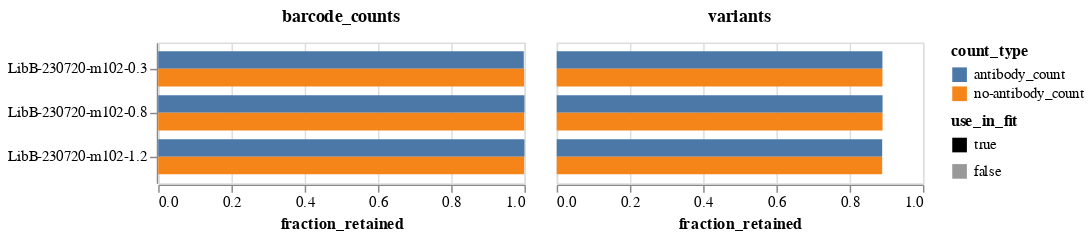

This figure's notebook cell:
### Markdown cell above
Plot the fraction of all barcode counts and the fraction of all variants that are retained.
We typically retain a higher fraction of barcode counts than variants, since the barcode counts are asymmetrically distributed toward some variants, which are more likely to be retained.

### Code cell
frac_retained = (
    prob_escape.melt(
        id_vars=["sample", "concentration", "use_in_fit", "retain", "barcode"],
        value_vars=["antibody_count", "no-antibody_count"],
        var_name="count_type",
        value_name="count",
    )
    .assign(retained_count=lambda x: x["count"] * x["retain"].astype(int))
    .groupby(["sample", "concentration", "use_in_fit", "count_type"], as_index=False)
    .aggregate(
        counts=pd.NamedAgg("count", "sum"),
        retained_counts=pd.NamedAgg("retained_count", "sum"),
        variants=pd.NamedAgg("barcode", "count"),
        retained_variants=pd.NamedAgg("retain", "sum"),
    )
    .assign(
        barcode_counts=lambda x: x["retained_counts"] / x["counts"],
        variants=lambda x: x["retained_variants"] / x["variants"],
    )
    .melt(
        id_vars=["sample", "concentration", "use_in_fit", "count_type"],
        value_vars=["variants", "barcode_counts"],
        var_name="frac_type",
        value_name="fraction_retained",
    )
)

frac_retained_chart = (
    alt.Chart(frac_retained)
    .encode(
        y=alt.Y("sample", title=None, sort=alt.SortField("concentration")),
        x=alt.X("fraction_retained", scale=alt.Scale(domain=[0, 1])),
        yOffset="count_type",
        color="count_type",
        opacity=alt.Opacity(
            "use_in_fit",
            scale=alt.Scale(domain=[True, False], range=[1, 0.4]),
        ),
        column=alt.Column(
            "frac_type",
            title=None,
            header=alt.Header(labelFontWeight="bold", labelFontSize=12),
        ),
        tooltip=[
            alt.Tooltip(c, format=".3f") if c == "fraction_retained" else c
            for c in frac_retained.columns
        ],
    )
    .mark_bar()
    .properties(height=alt.Step(12), width=250)
)

frac_retained_chart

### Figure 1 — Vega-Lite specification as saved in the notebook (floating-point values rounded to 4 significant figures)
{"config": {"view": {"continuousWidth": 300, "continuousHeight": 300}}, "data": {"name": "data-cf02a34143637ef57ef6b10a027bc61b"}, "mark": {"type": "bar"}, "encoding": {"color": {"field": "count_type", "type": "nominal"}, "column": {"field": "frac_type", "header": {"labelFontSize": 12, "labelFontWeight": "bold"}, "title": null, "type": "nominal"}, "opacity": {"field": "use_in_fit", "scale": {"domain": [true, false], "range": [1, 0.4]}, "type": "nominal"}, "tooltip": [{"field": "sample", "type": "nominal"}, {"field": "concentration", "type": "quantitative"}, {"field": "use_in_fit", "type": "nominal"}, {"field": "count_type", "type": "nominal"}, {"field": "frac_type", "type": "nominal"}, {"field": "fraction_retained", "format": ".3f", "type": "quantitative"}], "x": {"field": "fraction_retained", "scale": {"domain": [0, 1]}, "type": "quantitative"}, "y": {"field": "sample", "sort": {"field": "concentration"}, "title": null, "type": "nominal"}, "yOffset": {"field": "count_type", "type": "nominal"}}, "height": {"step": 12}, "width": 250, "$schema": "https://vega.github.io/schema/vega-lite/v5.8.0.json", "datasets": {"data-cf02a34143637ef57ef6b10a027bc61b": [{"sample": "LibB-230720-m102-0.3", "concentration": 0.3, "use_in_fit": true, "count_type": "antibody_count", "frac_type": "variants", "fraction_retained": 0.8894}, {"sample": "LibB-230720-m102-0.3", "concentration": 0.3, "use_in_fit": true, "count_type": "no-antibody_count", "frac_type": "variants", "fraction_retained": 0.8894}, {"sample": "LibB-230720-m102-0.8", "concentration": 0.8, "use_in_fit": true, "count_type": "antibody_count", "frac_type": "variants", "fraction_retained": 0.8897}, {"sample": "LibB-230720-m102-0.8", "concentration": 0.8, "use_in_fit": true, "count_type": "no-antibody_count", "frac_type": "variants", "fraction_retained": 0.8897}, {"sample": "LibB-230720-m102-1.2", "concentration": 1.2, "use_in_fit": true, "count_type": "antibody_count", "frac_type": "variants", "fraction_retained": 0.8887}, {"sample": "LibB-230720-m102-1.2", "concentration": 1.2, "use_in_fit": true, "count_type": "no-antibody_count", "frac_type": "variants", "fraction_retained": 0.8887}, {"sample": "LibB-230720-m102-0.3", "concentration": 0.3, "use_in_fit": true, "count_type": "antibody_count", "frac_type": "barcode_counts", "fraction_retained": 0.9981}, {"sample": "LibB-230720-m102-0.3", "concentration": 0.3, "use_in_fit": true, "count_type": "no-antibody_count", "frac_type": "barcode_counts", "fraction_retained": 0.9992}, {"sample": "LibB-230720-m102-0.8", "concentration": 0.8, "use_in_fit": true, "count_type": "antibody_count", "frac_type": "barcode_counts", "fraction_retained": 0.9999}, {"sample": "LibB-230720-m102-0.8", "concentration": 0.8, "use_in_fit": true, "count_type": "no-antibody_count", "frac_type": "barcode_counts", "fraction_retained": 0.9992}, {"sample": "LibB-230720-m102-1.2", "concentration": 1.2, "use_in_fit": true, "count_type": "antibody_count", "frac_type": "barcode_counts", "fraction_retained": 0.9999}, {"sample": "LibB-230720-m102-1.2", "concentration": 1.2, "use_in_fit": true, "count_type": "no-antibody_count", "frac_type": "barcode_counts", "fraction_retained": 0.9992}]}}
